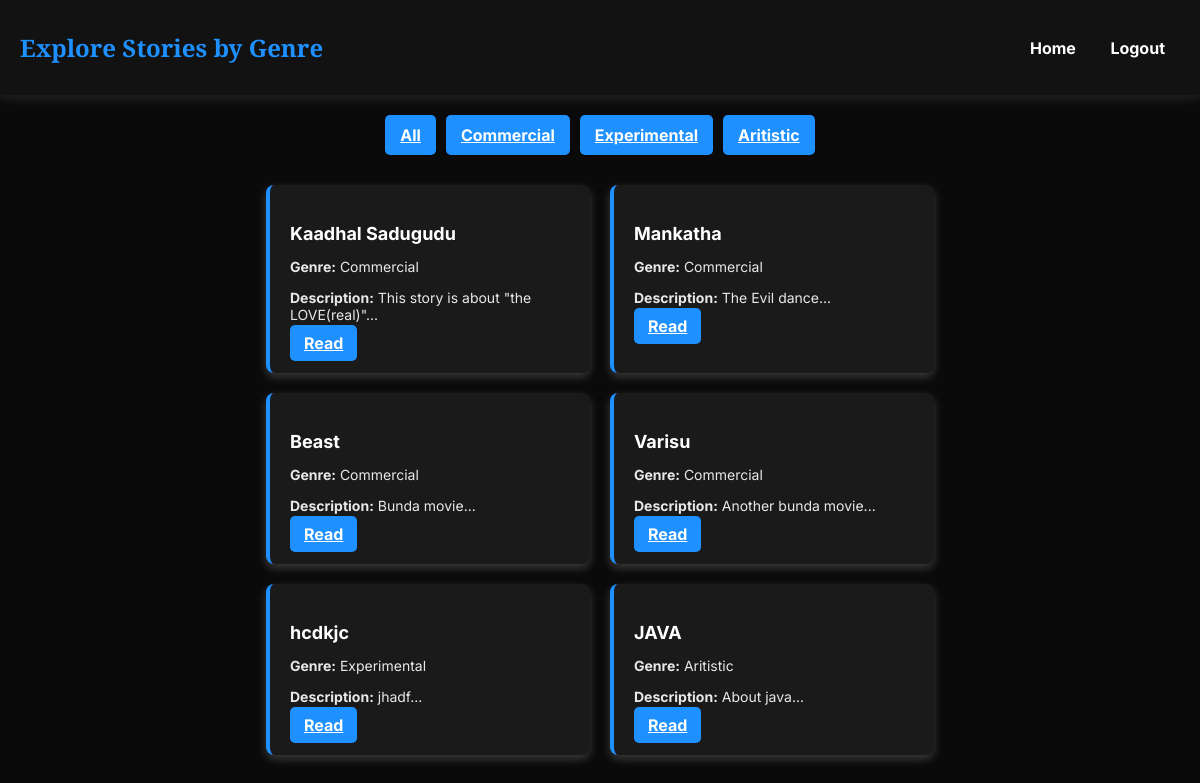
/genres.php, run on the app's committed database.
### tables this page shows
CREATE TABLE `stories` (
  `id` int(11) NOT NULL,
  `user_id` int(11) NOT NULL,
  `title` varchar(255) NOT NULL,
  `short_description` text DEFAULT NULL,
  `content` text NOT NULL,
  `created_at` timestamp NOT NULL DEFAULT current_timestamp(),
  `genre` varchar(255) DEFAULT NULL
);

### genres.php (the view, shortened to what this page needs)
<?php
include("db.php");
$genres = $conn->query("SELECT DISTINCT genre FROM stories")->fetchAll(PDO::FETCH_ASSOC);
$query = "SELECT * FROM stories";
$stmt = $conn->prepare($query);
$stmt->execute();
$stories = $stmt->fetchAll(PDO::FETCH_ASSOC);
?>
<!DOCTYPE html>
<html lang="en">
<head>
    <link rel="stylesheet" href="css/style5.css?v=<?php echo time(); ?>">
</head>
<body>
    <header>
        <h1 class="genres-title">Explore Stories by Genre</h1>
        <nav>
            <a href="homepage.php">Home</a>
            <a href="land.html">Logout</a>
        </nav>
    </header>
    <main class="genres-container">
        <div class="genre-filters">
            <a href="genres.php?genre=all" class="filter-btn">All</a>
            <?php foreach ($genres as $genre): ?>
                <a href="genres.php?genre=<?= urlencode($genre['genre']) ?>" class="filter-btn"><?= htmlspecialchars($genre['genre']) ?></a>
            <?php endforeach; ?>
        </div>
        <div class="stories-list">
            <?php if (!empty($stories)): ?>
                <?php foreach ($stories as $story): ?>
                    <div class="story-card" data-genre="<?= htmlspecialchars($story['genre']) ?>">
                        <h3><?= htmlspecialchars($story['title']) ?></h3>
                        <p><strong>Genre:</strong> <?= htmlspecialchars($story['genre']) ?></p>
                        <p><strong>Description:</strong> <?= isset($story['short_description']) ? htmlspecialchars(substr($story['short_description'], 0, 100)) : 'No description avaliable' ?>...</p>
                        <a href="story.php?id=<?= $story['id'] ?>" class="read-btn">Read</a>
                    </div>
                <?php endforeach; ?>
            <?php else: ?>
                <p>No stories available in this genre.</p>
            <?php endif; ?>
        </div>
    </main>
</body>
</html>

### css/style5.css (style rules this page uses)
body { font-family: 'Inter', sans-serif; margin: 0; padding: 0; text-align: center; background: #0A0A0A; color: white; }
header { display: flex; justify-content: space-between; align-items: center; padding: 15px 20px; background: #121212; box-shadow: 0px 4px 10px rgba(255, 255, 255, 0.1); }
.genres-title { font-size: 24px; font-weight: 700; font-family: 'Cinzel', serif; color: #1E90FF; }
nav a { color: white; margin: 0 15px; text-decoration: none; font-weight: bold; transition: color 0.3s ease-in-out; }
.genre-filters { display: flex; justify-content: center; margin-top: 20px; gap: 10px; }
.filter-btn { background: #1E90FF; color: white; padding: 10px 15px; border: none; border-radius: 5px; font-weight: bold; cursor: pointer; transition: transform 0.3s, background 0.3s; }
.stories-list { max-width: 900px; margin: 30px auto; display: flex; flex-wrap: wrap; gap: 20px; justify-content: center; }
.story-card { background: #1A1A1A; padding: 20px; border-radius: 8px; border-left: 4px solid #1E90FF; box-shadow: 0px 4px 10px rgba(255, 255, 255, 0.2); width: 280px; text-align: left; transition: transform 0.3s ease-in-out; }
.story-card h3 { font-size: 18px; font-weight: bold; margin-bottom: 10px; }
.story-card p { font-size: 14px; opacity: 0.9; margin-bottom: 10px; }
.read-btn { background: #1E90FF; color: white; padding: 8px 14px; border: none; border-radius: 5px; font-weight: bold; cursor: pointer; transition: transform 0.3s, background 0.3s; }

### data on the page
stories: title "Kaadhal Sadugudu", genre "Commercial", short_description "This story is about \"the LOVE(real)\""
stories: title "Mankatha", genre "Commercial", short_description "The Evil dance"
stories: title "Beast", genre "Commercial", short_description "Bunda movie"
stories: title "Varisu", genre "Commercial", short_description "Another bunda movie"
stories: title "hcdkjc", genre "Experimental", short_description "jhadf"
stories: title "JAVA", genre "Aritistic", short_description "About java"

### other printed values
$genre['genre'] "Commercial"
$genre['genre'] "Experimental"
$genre['genre'] "Aritistic"
